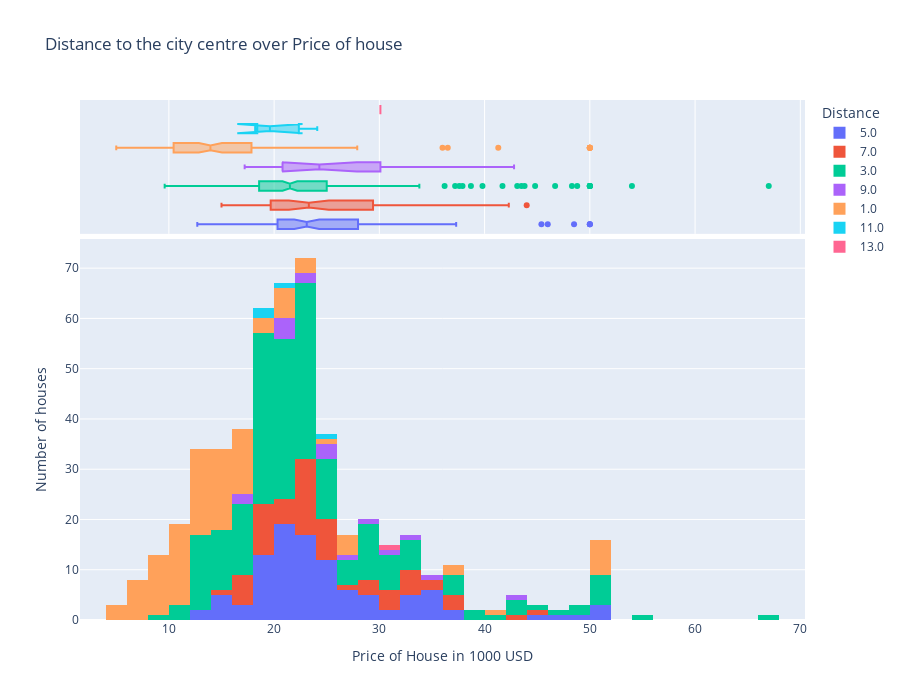

Source (notebook cell):
### Markdown cell above
It is expected that most expensive houses are located near to the city centre.  

The graph below shows dependency of distance from city centre to house on price of house. From the graph we can conclude that on average closest to the centre houses are rather extremeley low priced or high priced.

### Code cell
px.histogram(
    data[["MEDV", f"{nm}DIS"]],
    x="MEDV",
    color=f"{nm}DIS",
    marginal="box",
    title="Distance to the city centre over Price of house",
    height=700,
    histfunc="count",
    labels={
        "MEDV": "Price of House in 1000 USD",
        "y": "Number of houses",
        f"{nm}DIS": "Distance",
    },
).update_layout(yaxis_title="Number of houses").show()

### Figure 1 — Plotly figure (JSON) as saved in the notebook; plotly's stock layout.template omitted (floating-point values rounded to 4 significant figures; data arrays with more than 128 entries replaced by an {"elided": "..."} marker saying what was removed)
{"data": [{"alignmentgroup": "True", "bingroup": "x", "histfunc": "count", "hovertemplate": "Distance=5.0<br>Price of House in 1000 USD=%{x}<br>count=%{y}<extra></extra>", "legendgroup": "5.0", "marker": {"color": "#636efa", "pattern": {"shape": ""}}, "name": "5.0", "offsetgroup": "5.0", "orientation": "v", "showlegend": true, "type": "histogram", "x": [24, 21.6, 34.7, 22.9, 27.1, 21.7, 20.4, 18.2, 19.9, 23.1, 17.5, 19.6, 14.5, 15.6, 13.9, 16.6, 14.8, 18.4, 21, 12.7, 14.5, 30.8, 34.9, 26.6, 25.3, 24.7, 21.2, 19.3, 20, 16.6, 14.4, 24.2, 21.7, 22.8, 23.4, 24.1, 21.4, 20, 20.8, 21.2, 20.3, 28, 23.9, 24.8, 22.9, 23.9, 26.6, 22.5, 29.8, 34.9, 50, 48.5, 50, 24.4, 22.5, 24.4, 25.1, 31.5, 21.1, 25.2, 35.2, 32.4, 32, 33.2, 33.1, 29.1, 35.1, 45.4, 35.4, 46, 50, 28.5, 37.3, 27.9, 23.9, 21.7, 28.6, 27.1, 22, 26.4, 33.1, 36.1, 19.8, 21, 23.8, 23.1, 20.4, 18.5, 25, 24.6, 23, 22.2, 19.3, 22.6, 19.8, 21.1, 19.5, 18.5, 20.6, 19, 18.7, 23.9, 21.8], "xaxis": "x", "yaxis": "y"}, {"alignmentgroup": "True", "hovertemplate": "Distance=5.0<br>Price of House in 1000 USD=%{x}<extra></extra>", "legendgroup": "5.0", "marker": {"color": "#636efa"}, "name": "5.0", "notched": true, "offsetgroup": "5.0", "showlegend": false, "type": "box", "x": [24, 21.6, 34.7, 22.9, 27.1, 21.7, 20.4, 18.2, 19.9, 23.1, 17.5, 19.6, 14.5, 15.6, 13.9, 16.6, 14.8, 18.4, 21, 12.7, 14.5, 30.8, 34.9, 26.6, 25.3, 24.7, 21.2, 19.3, 20, 16.6, 14.4, 24.2, 21.7, 22.8, 23.4, 24.1, 21.4, 20, 20.8, 21.2, 20.3, 28, 23.9, 24.8, 22.9, 23.9, 26.6, 22.5, 29.8, 34.9, 50, 48.5, 50, 24.4, 22.5, 24.4, 25.1, 31.5, 21.1, 25.2, 35.2, 32.4, 32, 33.2, 33.1, 29.1, 35.1, 45.4, 35.4, 46, 50, 28.5, 37.3, 27.9, 23.9, 21.7, 28.6, 27.1, 22, 26.4, 33.1, 36.1, 19.8, 21, 23.8, 23.1, 20.4, 18.5, 25, 24.6, 23, 22.2, 19.3, 22.6, 19.8, 21.1, 19.5, 18.5, 20.6, 19, 18.7, 23.9, 21.8], "xaxis": "x2", "yaxis": "y2"}, {"alignmentgroup": "True", "bingroup": "x", "histfunc": "count", "hovertemplate": "Distance=7.0<br>Price of House in 1000 USD=%{x}<br>count=%{y}<extra></extra>", "legendgroup": "7.0", "marker": {"color": "#EF553B", "pattern": {"shape": ""}}, "name": "7.0", "offsetgroup": "7.0", "orientation": "v", "showlegend": true, "type": "histogram", "x": [33.4, 36.2, 28.7, 16.5, 18.9, 15, 18.9, 19.4, 19.7, 20.5, 25, 23.4, 18.9, 23.3, 19.6, 18.7, 16, 22.2, 25, 23.5, 19.4, 22, 17.4, 20.9, 37, 30.5, 36.4, 31.1, 29.1, 33.3, 30.3, 34.6, 34.9, 32.9, 24.1, 42.3, 23.7, 23.3, 22, 20.1, 22.2, 23.7, 17.6, 18.5, 24.5, 26.2, 24.4, 24.8, 44, 32.2, 22, 23.2, 22.3, 24.8, 20.3, 22.5, 29, 24.8, 17.1, 19.4, 22.2, 20.7, 32.7, 16.5, 31.2], "xaxis": "x", "yaxis": "y"}, {"alignmentgroup": "True", "hovertemplate": "Distance=7.0<br>Price of House in 1000 USD=%{x}<extra></extra>", "legendgroup": "7.0", "marker": {"color": "#EF553B"}, "name": "7.0", "notched": true, "offsetgroup": "7.0", "showlegend": false, "type": "box", "x": [33.4, 36.2, 28.7, 16.5, 18.9, 15, 18.9, 19.4, 19.7, 20.5, 25, 23.4, 18.9, 23.3, 19.6, 18.7, 16, 22.2, 25, 23.5, 19.4, 22, 17.4, 20.9, 37, 30.5, 36.4, 31.1, 29.1, 33.3, 30.3, 34.6, 34.9, 32.9, 24.1, 42.3, 23.7, 23.3, 22, 20.1, 22.2, 23.7, 17.6, 18.5, 24.5, 26.2, 24.4, 24.8, 44, 32.2, 22, 23.2, 22.3, 24.8, 20.3, 22.5, 29, 24.8, 17.1, 19.4, 22.2, 20.7, 32.7, 16.5, 31.2], "xaxis": "x2", "yaxis": "y2"}, {"alignmentgroup": "True", "bingroup": "x", "histfunc": "count", "hovertemplate": "Distance=3.0<br>Price of House in 1000 USD=%{x}<br>count=%{y}<extra></extra>", "legendgroup": "3.0", "marker": {"color": "#00cc96", "pattern": {"shape": ""}}, "name": "3.0", "offsetgroup": "3.0", "orientation": "v", "showlegend": true, "type": "histogram", "x": {"elided": "209 float values"}, "xaxis": "x", "yaxis": "y"}, {"alignmentgroup": "True", "hovertemplate": "Distance=3.0<br>Price of House in 1000 USD=%{x}<extra></extra>", "legendgroup": "3.0", "marker": {"color": "#00cc96"}, "name": "3.0", "notched": true, "offsetgroup": "3.0", "showlegend": false, "type": "box", "x": {"elided": "209 float values"}, "xaxis": "x2", "yaxis": "y2"}, {"alignmentgroup": "True", "bingroup": "x", "histfunc": "count", "hovertemplate": "Distance=9.0<br>Price of House in 1000 USD=%{x}<br>count=%{y}<extra></extra>", "legendgroup": "9.0", "marker": {"color": "#ab63fa", "pattern": {"shape": ""}}, "name": "9.0", "offsetgroup": "9.0", "orientation": "v", "showlegend": true, "type": "histogram", "x": [35.4, 24.7, 31.6, 33, 24.3, 20.5, 29.6, 42.8, 21.9, 20.9, 20.1, 17.5, 17.2, 23.1, 24.5, 26.6, 22.9], "xaxis": "x", "yaxis": "y"}, {"alignmentgroup": "True", "hovertemplate": "Distance=9.0<br>Price of House in 1000 USD=%{x}<extra></extra>", "legendgroup": "9.0", "marker": {"color": "#ab63fa"}, "name": "9.0", "notched": true, "offsetgroup": "9.0", "showlegend": false, "type": "box", "x": [35.4, 24.7, 31.6, 33, 24.3, 20.5, 29.6, 42.8, 21.9, 20.9, 20.1, 17.5, 17.2, 23.1, 24.5, 26.6, 22.9], "xaxis": "x2", "yaxis": "y2"}, {"alignmentgroup": "True", "bingroup": "x", "histfunc": "count", "hovertemplate": "Distance=1.0<br>Price of House in 1000 USD=%{x}<br>count=%{y}<extra></extra>", "legendgroup": "1.0", "marker": {"color": "#FFA15A", "pattern": {"shape": ""}}, "name": "1.0", "offsetgroup": "1.0", "orientation": "v", "showlegend": true, "type": "histogram", "x": [17.3, 21.4, 15.7, 16.2, 18, 14.3, 17.4, 17.1, 13.3, 17.8, 14, 14.4, 13.4, 15.6, 11.8, 13.8, 15.6, 14.6, 17.8, 15.4, 21.5, 19.6, 15.3, 19.4, 17, 15.6, 13.1, 41.3, 24.3, 23.3, 27, 50, 50, 36, 36.5, 22.8, 16.8, 21.9, 27.5, 21.9, 23.1, 50, 50, 50, 50, 50, 13.8, 13.8, 15, 13.9, 13.3, 13.1, 10.2, 10.4, 10.9, 11.3, 12.3, 8.8, 7.2, 10.5, 7.4, 10.2, 11.5, 15.1, 9.7, 13.8, 12.7, 13.1, 12.5, 8.5, 5, 6.3, 5.6, 7.2, 12.1, 8.3, 8.5, 5, 11.9, 27.9, 17.2, 27.5, 15, 17.2, 17.9, 16.3, 7, 7.2, 7.5, 10.4, 8.8, 8.4, 16.7, 14.2, 20.8, 8.3, 10.2, 10.9, 11, 9.5, 8.7, 8.4, 12.8, 10.5, 15.4, 10.8, 11.8, 21.4, 15.2, 7, 8.1, 13.6], "xaxis": "x", "yaxis": "y"}, {"alignmentgroup": "True", "hovertemplate": "Distance=1.0<br>Price of House in 1000 USD=%{x}<extra></extra>", "legendgroup": "1.0", "marker": {"color": "#FFA15A"}, "name": "1.0", "notched": true, "offsetgroup": "1.0", "showlegend": false, "type": "box", "x": [17.3, 21.4, 15.7, 16.2, 18, 14.3, 17.4, 17.1, 13.3, 17.8, 14, 14.4, 13.4, 15.6, 11.8, 13.8, 15.6, 14.6, 17.8, 15.4, 21.5, 19.6, 15.3, 19.4, 17, 15.6, 13.1, 41.3, 24.3, 23.3, 27, 50, 50, 36, 36.5, 22.8, 16.8, 21.9, 27.5, 21.9, 23.1, 50, 50, 50, 50, 50, 13.8, 13.8, 15, 13.9, 13.3, 13.1, 10.2, 10.4, 10.9, 11.3, 12.3, 8.8, 7.2, 10.5, 7.4, 10.2, 11.5, 15.1, 9.7, 13.8, 12.7, 13.1, 12.5, 8.5, 5, 6.3, 5.6, 7.2, 12.1, 8.3, 8.5, 5, 11.9, 27.9, 17.2, 27.5, 15, 17.2, 17.9, 16.3, 7, 7.2, 7.5, 10.4, 8.8, 8.4, 16.7, 14.2, 20.8, 8.3, 10.2, 10.9, 11, 9.5, 8.7, 8.4, 12.8, 10.5, 15.4, 10.8, 11.8, 21.4, 15.2, 7, 8.1, 13.6], "xaxis": "x2", "yaxis": "y2"}, {"alignmentgroup": "True", "bingroup": "x", "histfunc": "count", "hovertemplate": "Distance=11.0<br>Price of House in 1000 USD=%{x}<br>count=%{y}<extra></extra>", "legendgroup": "11.0", "marker": {"color": "#19d3f3", "pattern": {"shape": ""}}, "name": "11.0", "offsetgroup": "11.0", "orientation": "v", "showlegend": true, "type": "histogram", "x": [24.1, 18.6, 18.2, 20.6], "xaxis": "x", "yaxis": "y"}, {"alignmentgroup": "True", "hovertemplate": "Distance=11.0<br>Price of House in 1000 USD=%{x}<extra></extra>", "legendgroup": "11.0", "marker": {"color": "#19d3f3"}, "name": "11.0", "notched": true, "offsetgroup": "11.0", "showlegend": false, "type": "box", "x": [24.1, 18.6, 18.2, 20.6], "xaxis": "x2", "yaxis": "y2"}, {"alignmentgroup": "True", "bingroup": "x", "histfunc": "count", "hovertemplate": "Distance=13.0<br>Price of House in 1000 USD=%{x}<br>count=%{y}<extra></extra>", "legendgroup": "13.0", "marker": {"color": "#FF6692", "pattern": {"shape": ""}}, "name": "13.0", "offsetgroup": "13.0", "orientation": "v", "showlegend": true, "type": "histogram", "x": [30.1], "xaxis": "x", "yaxis": "y"}, {"alignmentgroup": "True", "hovertemplate": "Distance=13.0<br>Price of House in 1000 USD=%{x}<extra></extra>", "legendgroup": "13.0", "marker": {"color": "#FF6692"}, "name": "13.0", "notched": true, "offsetgroup": "13.0", "showlegend": false, "type": "box", "x": [30.1], "xaxis": "x2", "yaxis": "y2"}], "layout": {"barmode": "relative", "height": 700, "legend": {"title": {"text": "Distance"}, "tracegroupgap": 0}, "title": {"text": "Distance to the city centre over Price of house"}, "xaxis": {"anchor": "y", "domain": [0, 1], "title": {"text": "Price of House in 1000 USD"}}, "xaxis2": {"anchor": "y2", "domain": [0, 1], "matches": "x", "showgrid": true, "showticklabels": false}, "yaxis": {"anchor": "x", "domain": [0, 0.7326], "title": {"text": "Number of houses"}}, "yaxis2": {"anchor": "x2", "domain": [0.7426, 1], "matches": "y2", "showgrid": false, "showline": false, "showticklabels": false, "ticks": ""}}}
